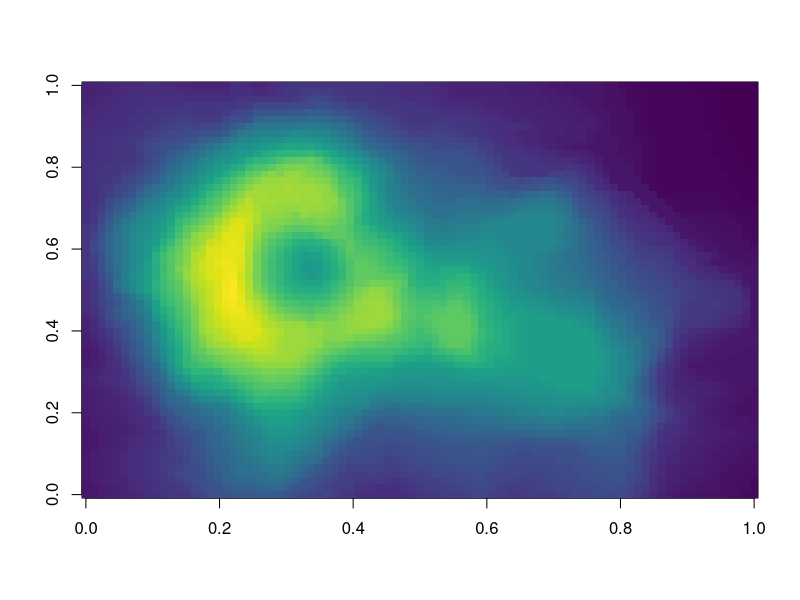
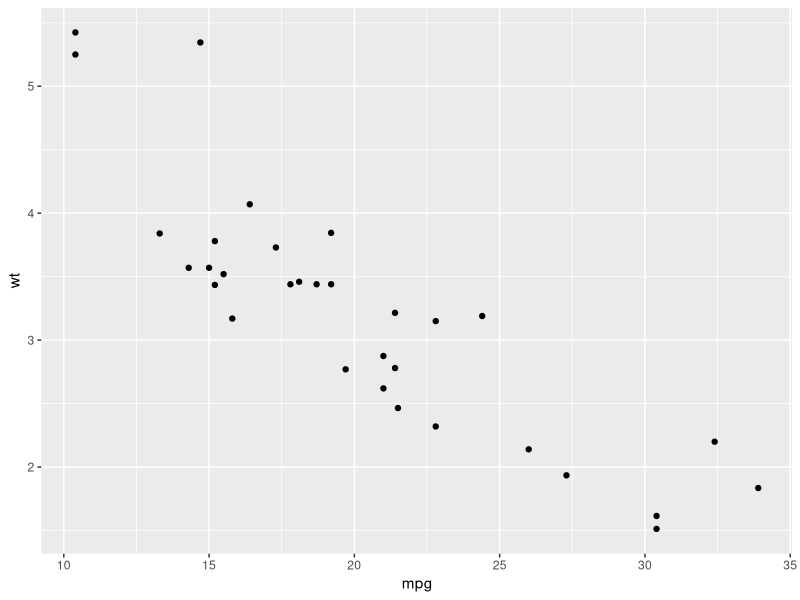

These charts were generated, in order, by the following R code:
## ---- chunk 1
library(viridis)
## ---- chunk 2
image(volcano, col = viridis(200))
## ---- chunk 3
library(ggplot2)
qplot(mpg, wt, data=mtcars)
